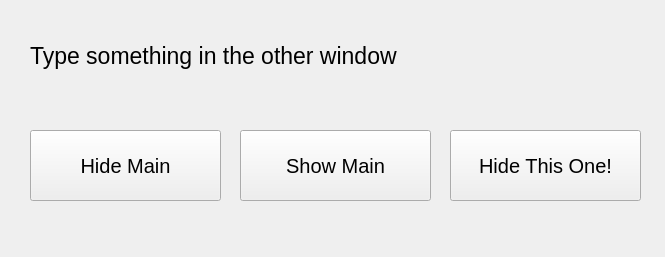
<?xml version="1.0" encoding="UTF-8"?>
<ui version="4.0">
 <class>SecondWindow</class>
 <widget class="QMainWindow" name="SecondWindow">
  <property name="geometry">
   <rect>
    <x>0</x>
    <y>0</y>
    <width>665</width>
    <height>257</height>
   </rect>
  </property>
  <property name="windowTitle">
   <string>SecondWindow</string>
  </property>
  <widget class="QWidget" name="centralwidget">
   <widget class="QPushButton" name="pushButton">
    <property name="geometry">
     <rect>
      <x>30</x>
      <y>130</y>
      <width>191</width>
      <height>71</height>
     </rect>
    </property>
    <property name="font">
     <font>
      <pointsize>15</pointsize>
     </font>
    </property>
    <property name="text">
     <string>Hide Main</string>
    </property>
   </widget>
   <widget class="QPushButton" name="pushButton_2">
    <property name="geometry">
     <rect>
      <x>240</x>
      <y>130</y>
      <width>191</width>
      <height>71</height>
     </rect>
    </property>
    <property name="font">
     <font>
      <pointsize>15</pointsize>
     </font>
    </property>
    <property name="text">
     <string>Show Main</string>
    </property>
   </widget>
   <widget class="QPushButton" name="pushButton_3">
    <property name="geometry">
     <rect>
      <x>450</x>
      <y>130</y>
      <width>191</width>
      <height>71</height>
     </rect>
    </property>
    <property name="font">
     <font>
      <pointsize>15</pointsize>
     </font>
    </property>
    <property name="text">
     <string>Hide This One!</string>
    </property>
   </widget>
   <widget class="QLabel" name="label">
    <property name="geometry">
     <rect>
      <x>30</x>
      <y>20</y>
      <width>601</width>
      <height>71</height>
     </rect>
    </property>
    <property name="font">
     <font>
      <pointsize>17</pointsize>
     </font>
    </property>
    <property name="text">
     <string>Type something in the other window</string>
    </property>
   </widget>
  </widget>
  <widget class="QMenuBar" name="menubar">
   <property name="geometry">
    <rect>
     <x>0</x>
     <y>0</y>
     <width>665</width>
     <height>21</height>
    </rect>
   </property>
  </widget>
 </widget>
 <resources/>
 <connections/>
</ui>
